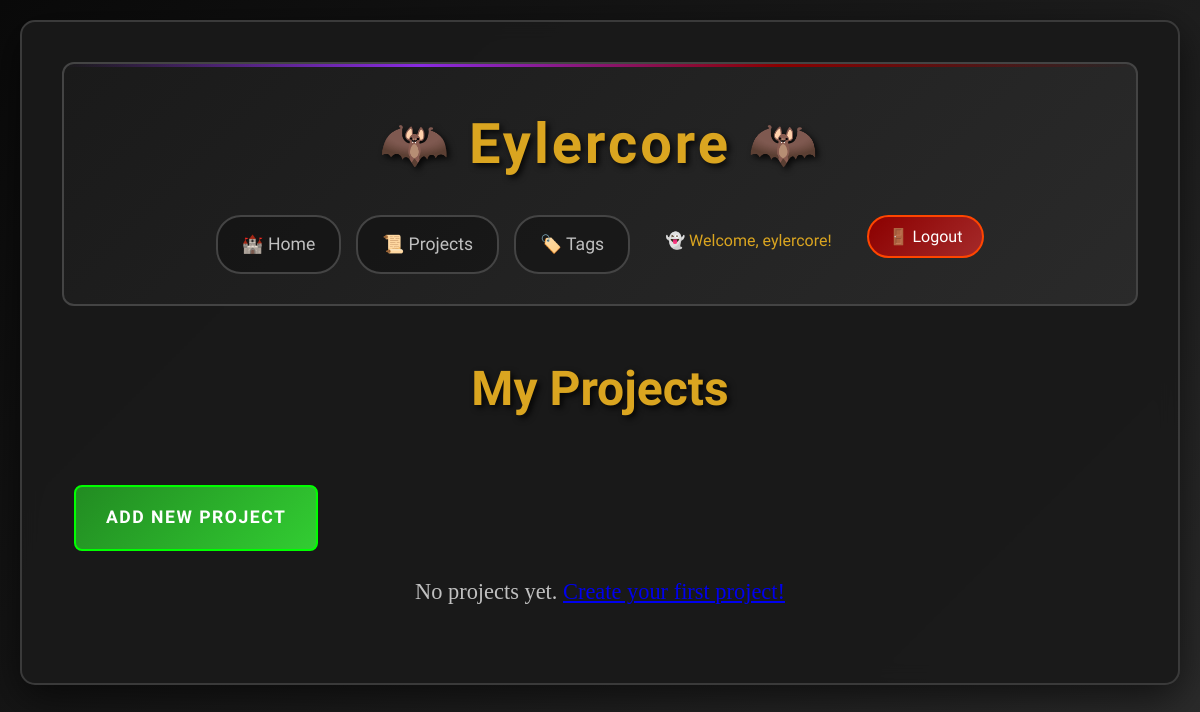
Before: /projects/ (signed in) with the older database file.
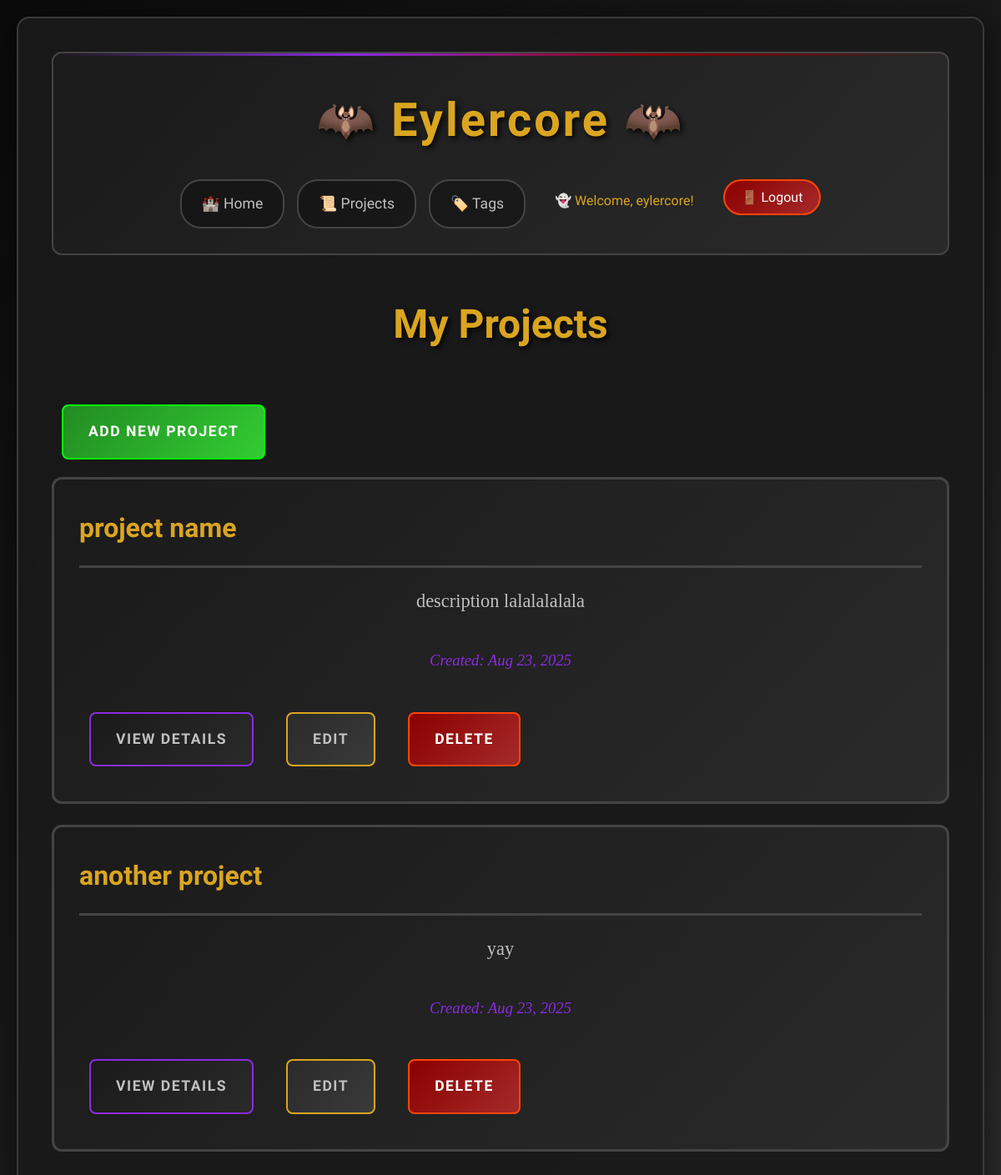
After: the same page with the newer database file.
### main_app/models.py (models this page shows, shortened)
class Project(models.Model):
    name = models.CharField(max_length=100)
    description = models.TextField()
    created_at = models.DateTimeField(auto_now_add=True)
    updated_at = models.DateTimeField(auto_now=True)
    user = models.ForeignKey(User, on_delete=models.CASCADE)

### main_app/views.py (the view)
# urls.py: path('projects/', views.projects_index, name='projects_index'),
@login_required
def projects_index(request):
    projects = Project.objects.filter(user=request.user)
    return render(request, 'main_app/projects_index.html', {'projects': projects})

### templates/main_app/projects_index.html (shortened to what this page needs)
{% extends 'base.html' %}
{% block content %}
<h2>My Projects</h2>
<a href="{% url 'main_app:add_project' %}" class="btn btn-save">Add New Project</a>
{% if projects %}
    <ul class="project-list">
    {% for project in projects %}
        <li class="project-item">
            <h3>{{ project.name }}</h3>
            <p>{{ project.description|truncatewords:20 }}</p>
            <p><small>Created: {{ project.created_at|date:"M d, Y" }}</small></p>
            <div class="project-actions">
                <a href="{% url 'main_app:project_detail' project.id %}" class="btn btn-back">View Details</a>
                <a href="{% url 'main_app:edit_project' project.id %}" class="btn btn-edit">Edit</a>
                <a href="{% url 'main_app:delete_project' project.id %}" class="btn btn-delete">Delete</a>
            </div>
        </li>
    {% endfor %}
    </ul>
{% else %}
    <p>No projects yet. <a href="{% url 'main_app:add_project' %}">Create your first project!</a></p>
{% endif %}
{% endblock %}

### templates/base.html (shortened to what this page needs)
<!DOCTYPE html>
<html lang="en">
<head>
    {% load static %}
    <link rel="stylesheet" href="{% static 'main_app/css/style.css' %}">
</head>
<body>
    <div class="container">
        <div class="header">
            <h1>🦇 Eylercore 🦇</h1>
            <div class="nav-links">
                <a href="{% url 'main_app:home' %}">🏰 Home</a>
                <a href="{% url 'main_app:projects_index' %}">📜 Projects</a>
                <a href="{% url 'main_app:tags_index' %}">🏷️ Tags</a>
                {% if user.is_authenticated %}
                    <span>👻 Welcome, {{ user.username }}!</span>
                    <form action="{% url 'logout' %}" method="post" style="display: inline;">
                        <button type="submit" class="btn-logout-nav">
                            🚪 Logout
                        </button>
                    </form>
                {% else %}
                    <a href="{% url 'login' %}">🔑 Login</a>
                    <a href="{% url 'main_app:signup' %}">📝 Sign Up</a>
                {% endif %}
            </div>
        </div>
        <div class="content">
            {% block content %}
            {% endblock %}
        </div>
    </div>
</body>
</html>

### main_app/static/main_app/css/style.css (style rules this page uses)
* { margin: 0; padding: 0; box-sizing: border-box; }
body { font-family: 'Crimson Text', serif; background: linear-gradient(135deg, #0a0a0a 0%, #1a1a1a 50%, #2d2d2d 100%); color: #e8e6e3; line-height: 1.8; min-height: 100vh; background-attachment: fixed; padding: 20px; }
.container { max-width: 1200px; margin: 0 auto; background: rgba(26, 26, 26, 0.95); padding: 40px; border-radius: 15px; border: 2px solid #3a3a3a; box-shadow: 0 12px 40px rgba(0, 0, 0, 0.6); backdrop-filter: blur(10px); }
.header { background: linear-gradient(135deg, #1a1a1a 0%, #2a2a2a 100%); color: #8a2be2; padding: 30px; margin-bottom: 40px; border-radius: 12px; border: 2px solid #444; text-align: center; position: relative; overflow: hidden; }
.header::before { content: ''; position: absolute; top: 0; left: 0; right: 0; height: 3px; background: linear-gradient(90deg, transparent, #8a2be2, #8b0000, transparent); }
.header h1 { font-family: 'UnifrakturMaguntia', cursive; font-size: 3.5rem; margin: 0; text-shadow: 3px 3px 6px rgba(0, 0, 0, 0.8); letter-spacing: 3px; color: #daa520; }
.nav-links { margin-top: 20px; display: flex; justify-content: center; flex-wrap: wrap; gap: 15px; }
.nav-links a { color: #c0c0c0; text-decoration: none; padding: 12px 24px; border: 2px solid #444; border-radius: 25px; transition: all 0.4s ease; font-family: 'MedievalSharp', cursive; font-size: 1.1rem; background: rgba(0, 0, 0, 0.3); }
.nav-links span { color: #daa520; padding: 12px 20px; font-family: 'MedievalSharp', cursive; }
.btn { padding: 15px 30px; margin: 12px; text-decoration: none; border-radius: 8px; border: 2px solid; cursor: pointer; display: inline-block; font-family: 'MedievalSharp', cursive; font-weight: 600; text-transform: uppercase; letter-spacing: 1.5px; transition: all 0.4s ease; position: relative; overflow: hidden; font-size: 1.1rem; }
.btn::before { content: ''; position: absolute; top: 0; left: -100%; width: 100%; height: 100%; background: linear-gradient(90deg, transparent, rgba(255, 255, 255, 0.2), transparent); transition: left 0.6s ease; }
.btn-edit { background: linear-gradient(135deg, #2a2a2a 0%, #3a3a3a 100%); color: #c0c0c0; border-color: #daa520; }
.btn-delete { background: linear-gradient(135deg, #8b0000 0%, #a52a2a 100%); color: #fff; border-color: #ff4500; }
.btn-back { background: linear-gradient(135deg, #1a1a1a 0%, #2a2a2a 100%); color: #c0c0c0; border-color: #8a2be2; }
.btn-save { background: linear-gradient(135deg, #228b22 0%, #32cd32 100%); color: #fff; border-color: #00ff00; }
.project-list { list-style: none; padding: 0; }
.project-item { background: linear-gradient(135deg, #1a1a1a 0%, #2a2a2a 100%); border: 3px solid #444; border-radius: 12px; padding: 30px; margin-bottom: 25px; transition: all 0.4s ease; position: relative; }
.project-item h3 { margin: 0 0 20px 0; color: #daa520; font-family: 'UnifrakturMaguntia', cursive; font-size: 2rem; border-bottom: 3px solid #444; padding-bottom: 15px; }
.project-item p { color: #c0c0c0; font-size: 1.1rem; margin-bottom: 15px; }
.project-item small { color: #8a2be2; font-style: italic; }
.project-actions { margin-top: 25px; display: flex; flex-wrap: wrap; gap: 15px; }
.content h2 { color: #daa520; font-family: 'UnifrakturMaguntia', cursive; font-size: 3rem; text-align: center; margin-bottom: 40px; text-shadow: 3px 3px 6px rgba(0, 0, 0, 0.8); }
.content p { text-align: center; font-size: 1.4rem; margin-bottom: 30px; color: #c0c0c0; line-height: 1.8; }
.content { animation: fadeIn 0.6s ease-in-out; }
.nav-links form { display: inline; }
.nav-links .btn-logout-nav { background: linear-gradient(135deg, #8b0000 0%, #a52a2a 100%); color: #fff; border: 2px solid #ff4500; padding: 10px 20px; border-radius: 25px; cursor: pointer; font-family: 'MedievalSharp', cursive; font-size: 1rem; transition: all 0.4s ease; text-decoration: none; display: inline-block; }

Changed rows visible on the page:
added Project: name "project name", description "description lalalalalala", created_at "Aug 23, 2025"
added Project: name "another project", description "yay", created_at "Aug 23, 2025"
Other visible differences:
text no longer shown: "No projects yet."
